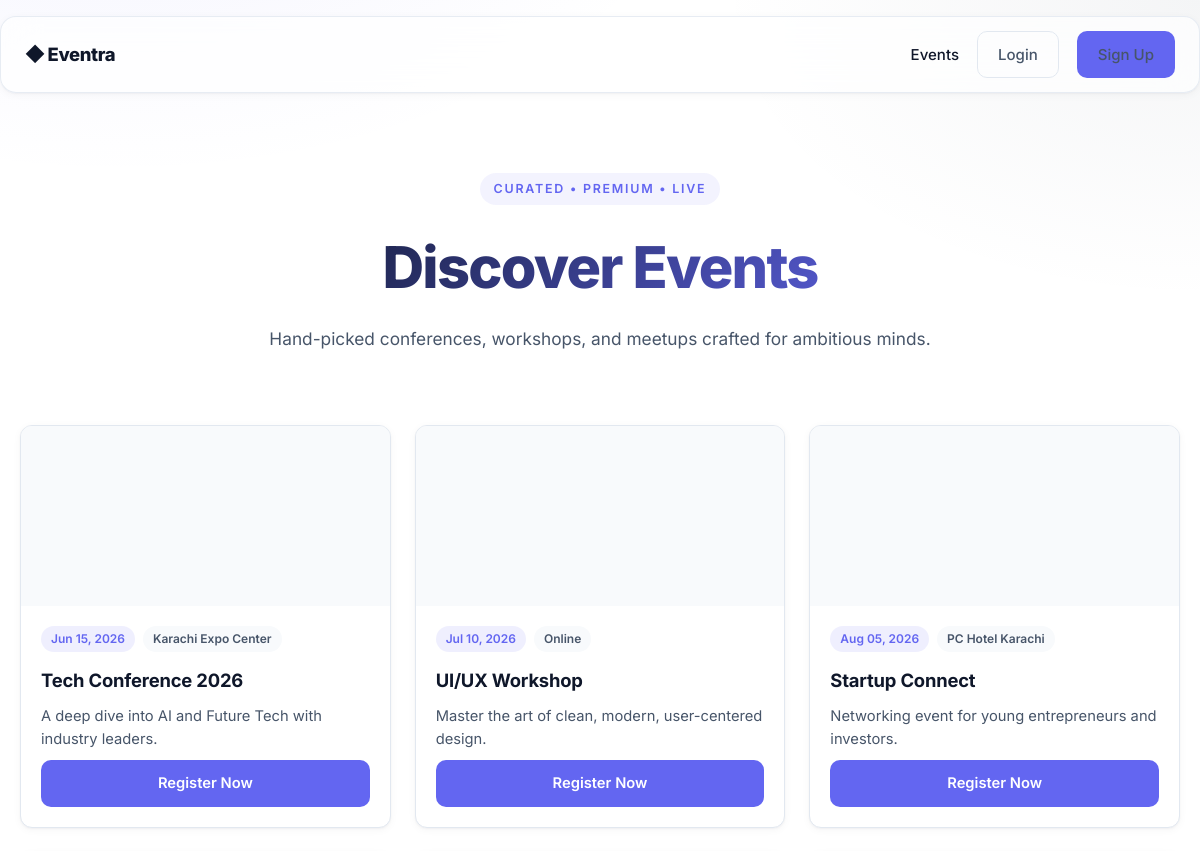
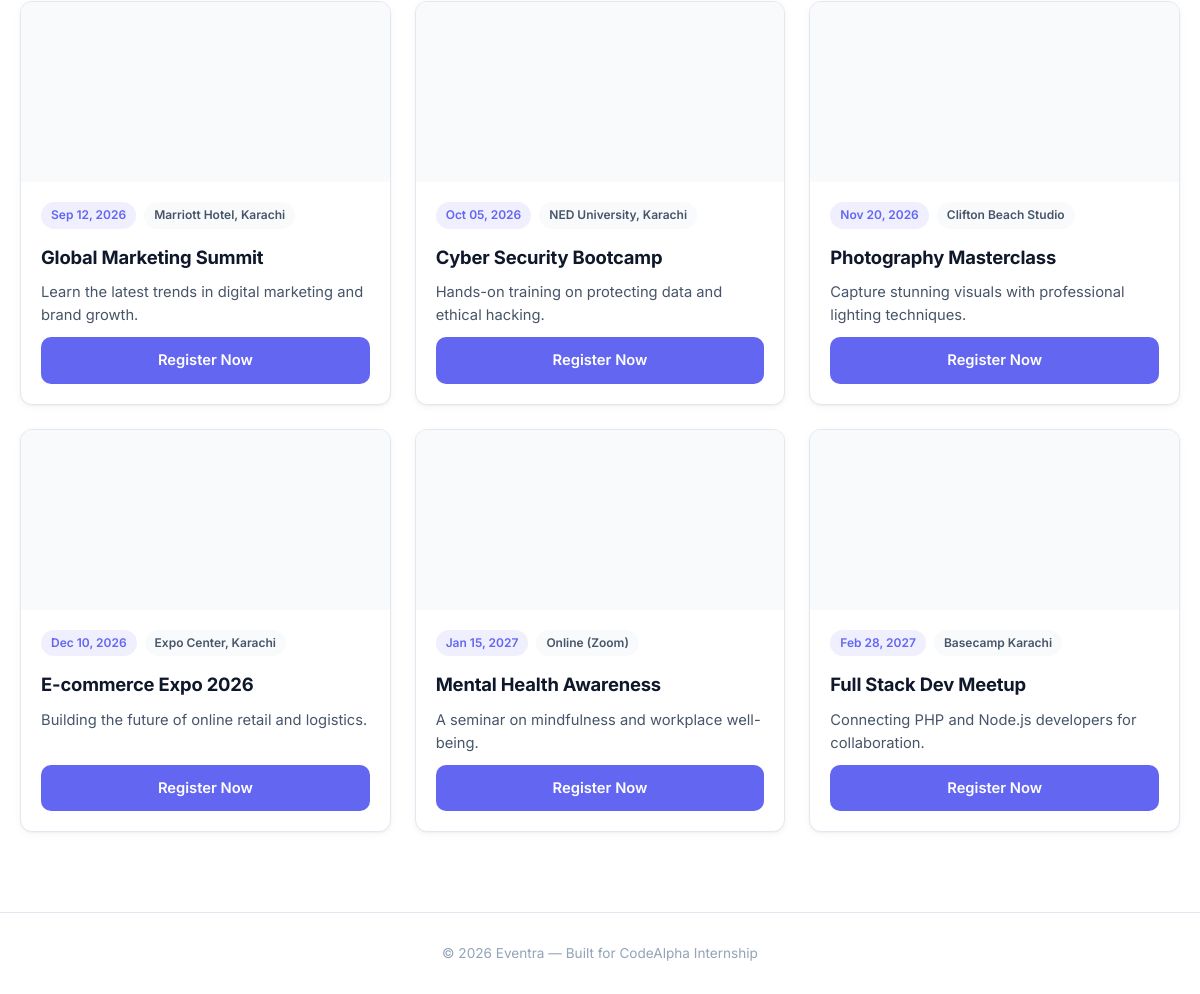
The app's page /user/index.php with its own data (2 pictures, top to bottom).
### tables this page shows
CREATE TABLE `events` (
  `id` int(11) NOT NULL,
  `title` varchar(255) NOT NULL,
  `description` text DEFAULT NULL,
  `event_date` date DEFAULT NULL,
  `location` varchar(255) DEFAULT NULL,
  `image_url` varchar(255) DEFAULT NULL
);

### config.php (called while the page is built, shortened)
<?php
function isLoggedIn(): bool {
    return isset($_SESSION['user_id']);
}
function e(string $s): string {
    return htmlspecialchars($s, ENT_QUOTES, 'UTF-8');
}

### user/index.php (the view, shortened to what this page needs)
<?php
require_once '../config.php';
$stmt = $pdo->query('SELECT * FROM events ORDER BY event_date ASC');
$events = $stmt->fetchAll();
$registeredIds = [];
?>
<!DOCTYPE html>
<html lang="en">
<head>
<link rel="stylesheet" href="assets/style.css">
</head>
<body>
<nav class="navbar glass">
  <a href="index.php" class="brand">◆ Eventra</a>
  <div class="nav-links">
    <a href="index.php" class="active">Events</a>
    <?php if (isLoggedIn()): ?>
      <a href="dashboard.php">My Events</a>
      <span class="hello">Hi, <?= e($_SESSION['user_name']) ?></span>
      <a href="auth.php?action=logout" class="btn btn-ghost">Logout</a>
    <?php else: ?>
      <a href="auth.php?mode=login" class="btn btn-ghost">Login</a>
      <a href="auth.php?mode=signup" class="btn btn-primary">Sign Up</a>
    <?php endif; ?>
  </div>
</nav>
<header class="hero">
  <span class="eyebrow">Curated • Premium • Live</span>
  <h1>Discover Events</h1>
  <p>Hand-picked conferences, workshops, and meetups crafted for ambitious minds.</p>
</header>
<section class="container">
  <div class="grid">
    <?php foreach ($events as $ev): ?>
      <?php $isReg = in_array((int)$ev['id'], array_map('intval', $registeredIds), true); ?>
      <article class="card">
        <div class="card-img" style="background-image:url('<?= e($ev['image_url'] ?: 'https://images.unsplash.com/photo-1492684223066-81342ee5ff30?w=800') ?>')"></div>
        <div class="card-body">
          <div class="card-meta">
            <span class="pill"><?= e(date('M d, Y', strtotime($ev['event_date']))) ?></span>
            <span class="pill subtle"><?= e($ev['location']) ?></span>
          </div>
          <h3><?= e($ev['title']) ?></h3>
          <p><?= e($ev['description']) ?></p>
          <?php if ($isReg): ?>
            <button class="btn btn-success" disabled>✓ Registered</button>
          <?php else: ?>
            <a href="auth.php?mode=login" class="btn btn-primary">Register Now</a>
          <?php endif; ?>
        </div>
      </article>
    <?php endforeach; ?>
  </div>
</section>
<footer class="footer">© <?= date('Y') ?> Eventra — Built for CodeAlpha Internship</footer>
</body>
</html>

### user/assets/style.css (style rules this page uses)
:root { --bg: #ffffff; --bg-soft: #f8fafc; --indigo: #6366f1; --indigo-dark: #4f46e5; --slate: #475569; --slate-soft: #94a3b8; --text: #0f172a; --border: #e2e8f0; --success: #10b981; --danger: #ef4444; --shadow-sm: 0 1px 2px rgba(15,23,42,.04), 0 2px 8px rgba(15,23,42,.04); --shadow-md: 0 4px 12px rgba(15,23,42,.06), 0 8px 24px rgba(15,23,42,.06); --shadow-lg: 0 12px 32px rgba(99,102,241,.12), 0 24px 48px rgba(15,23,42,.08); --radius: 12px; }
* { box-sizing: border-box; }
html, body { margin: 0; padding: 0; }
body { font-family: 'Inter', system-ui, sans-serif; background: radial-gradient(1000px 600px at 10% -10%, rgba(99,102,241,.08), transparent 60%), radial-gradient(800px 500px at 100% 0%, rgba(71,85,105,.06), transparent 60%), var(--bg); color: var(--text); line-height: 1.55; min-height: 100vh; }
a { color: var(--indigo); text-decoration: none; }
.navbar { position: sticky; top: 16px; z-index: 50; margin: 16px auto 0; max-width: 1200px; display: flex; justify-content: space-between; align-items: center; padding: 14px 24px; border-radius: 16px; }
.glass { background: rgba(255,255,255,.65); backdrop-filter: saturate(180%) blur(18px); -webkit-backdrop-filter: saturate(180%) blur(18px); border: 1px solid rgba(226,232,240,.8); box-shadow: var(--shadow-sm); }
.brand { font-weight: 800; font-size: 1.15rem; color: var(--text); letter-spacing: -.02em; }
.nav-links { display: flex; align-items: center; gap: 18px; }
.nav-links a { color: var(--slate); font-weight: 500; font-size: .94rem; }
.nav-links a.active { color: var(--text); }
.hero { text-align: center; padding: 80px 20px 40px; max-width: 800px; margin: 0 auto; }
.eyebrow { display: inline-block; font-size: .78rem; font-weight: 600; letter-spacing: .14em; text-transform: uppercase; color: var(--indigo); background: rgba(99,102,241,.08); padding: 6px 14px; border-radius: 999px; margin-bottom: 18px; }
.hero h1 { font-size: clamp(2.4rem, 5vw, 3.6rem); font-weight: 800; letter-spacing: -.03em; margin: 0 0 14px; background: linear-gradient(135deg, #0f172a 0%, var(--indigo) 100%); -webkit-background-clip: text; background-clip: text; color: transparent; }
.hero p { color: var(--slate); font-size: 1.08rem; margin: 0; }
.container { max-width: 1200px; margin: 0 auto; padding: 32px 20px 80px; }
.grid { display: grid; gap: 24px; grid-template-columns: repeat(auto-fill, minmax(300px, 1fr)); }
.card { background: #fff; border: 1px solid var(--border); border-radius: var(--radius); overflow: hidden; box-shadow: var(--shadow-sm); transition: transform .25s ease, box-shadow .25s ease, border-color .25s ease; display: flex; flex-direction: column; }
.card-img { height: 180px; background-size: cover; background-position: center; background-color: var(--bg-soft); }
.card-body { padding: 20px; display: flex; flex-direction: column; gap: 10px; flex: 1; }
.card-meta { display: flex; flex-wrap: wrap; gap: 8px; }
.pill { font-size: .75rem; font-weight: 600; background: rgba(99,102,241,.1); color: var(--indigo); padding: 4px 10px; border-radius: 999px; }
.pill.subtle { background: var(--bg-soft); color: var(--slate); }
.card h3 { margin: 4px 0 0; font-size: 1.15rem; font-weight: 700; letter-spacing: -.01em; }
.card p { margin: 0; color: var(--slate); font-size: .92rem; flex: 1; }
.btn { display: inline-block; cursor: pointer; font-family: inherit; font-weight: 600; font-size: .92rem; padding: 11px 20px; border-radius: 10px; border: 1px solid transparent; transition: all .2s ease; text-align: center; }
.btn-primary { background: var(--indigo); color: #fff; }
.btn-ghost { background: transparent; color: var(--slate); border-color: var(--border); }
.footer { text-align: center; padding: 30px 20px; color: var(--slate-soft); font-size: .85rem; border-top: 1px solid var(--border); }

### records on screen
events: event_date "Jun 15, 2026", location "Karachi Expo Center", title "Tech Conference 2026", description "A deep dive into AI and Future Tech with industry leaders.", shows "Register Now"
events: event_date "Jul 10, 2026", location "Online", title "UI/UX Workshop", description "Master the art of clean, modern, user-centered design.", shows "Register Now"
events: event_date "Aug 05, 2026", location "PC Hotel Karachi", title "Startup Connect", description "Networking event for young entrepreneurs and investors.", shows "Register Now"
events: event_date "Sep 12, 2026", location "Marriott Hotel, Karachi", title "Global Marketing Summit", description "Learn the latest trends in digital marketing and brand growth.", shows "Register Now"
events: event_date "Oct 05, 2026", location "NED University, Karachi", title "Cyber Security Bootcamp", description "Hands-on training on protecting data and ethical hacking.", shows "Register Now"
events: event_date "Nov 20, 2026", location "Clifton Beach Studio", title "Photography Masterclass", description "Capture stunning visuals with professional lighting techniques.", shows "Register Now"
events: event_date "Dec 10, 2026", location "Expo Center, Karachi", title "E-commerce Expo 2026", description "Building the future of online retail and logistics.", shows "Register Now"
events: event_date "Jan 15, 2027", location "Online (Zoom)", title "Mental Health Awareness", description "A seminar on mindfulness and workplace well-being.", shows "Register Now"
events: event_date "Feb 28, 2027", location "Basecamp Karachi", title "Full Stack Dev Meetup", description "Connecting PHP and Node.js developers for collaboration.", shows "Register Now"
